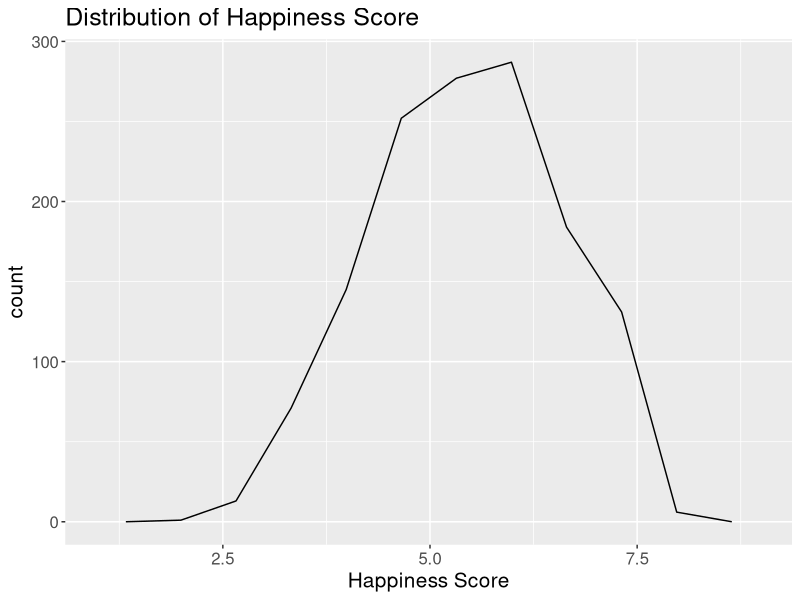
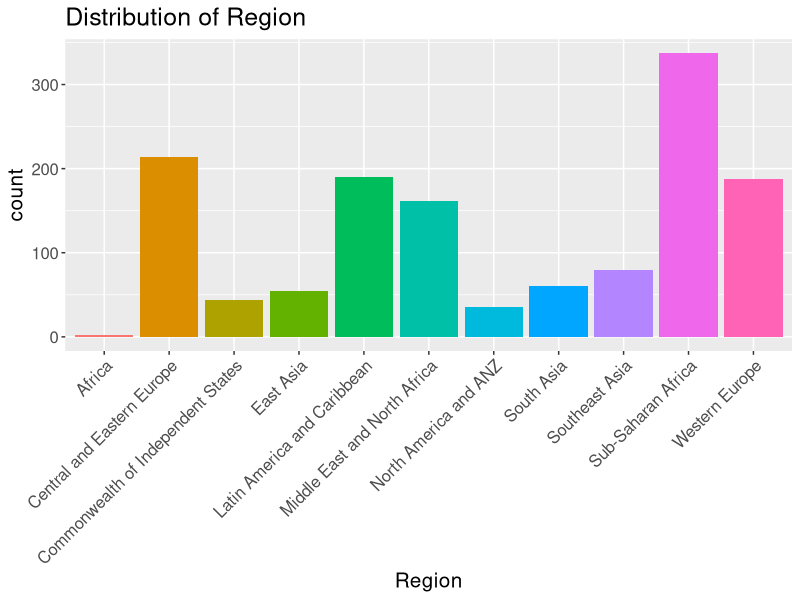
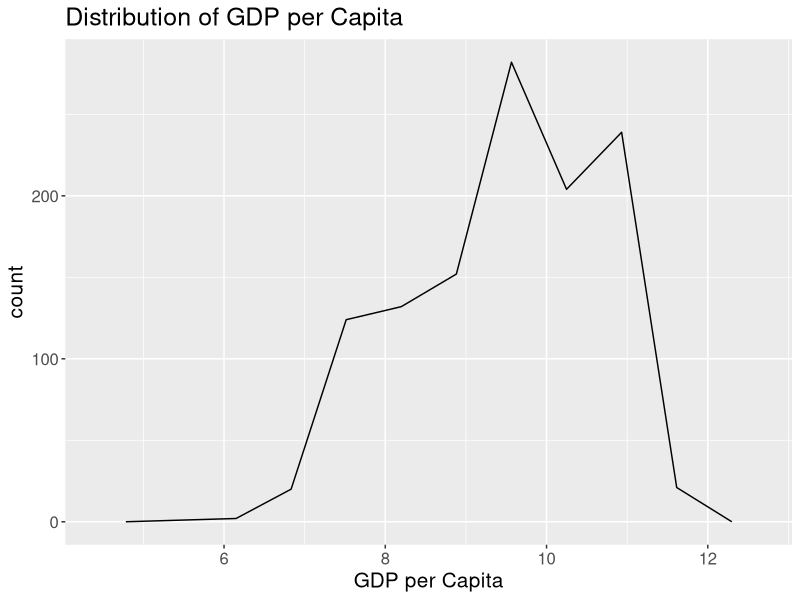
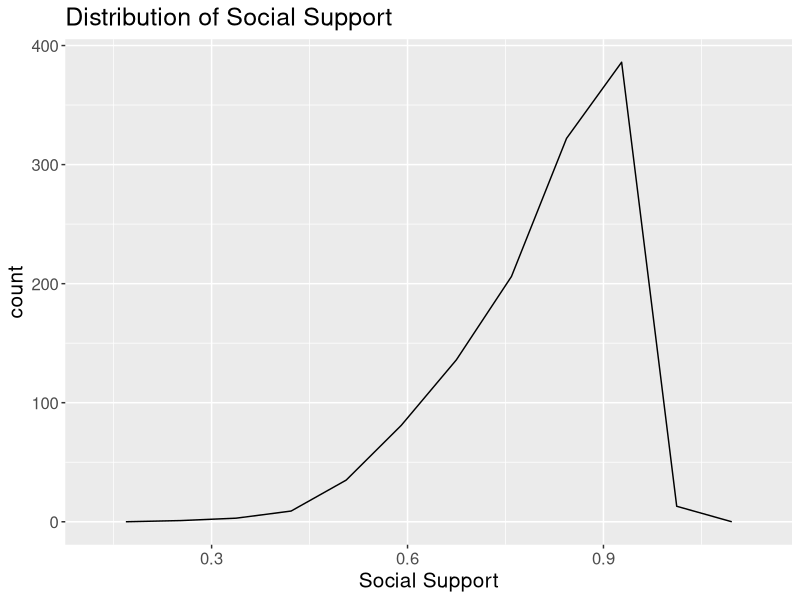
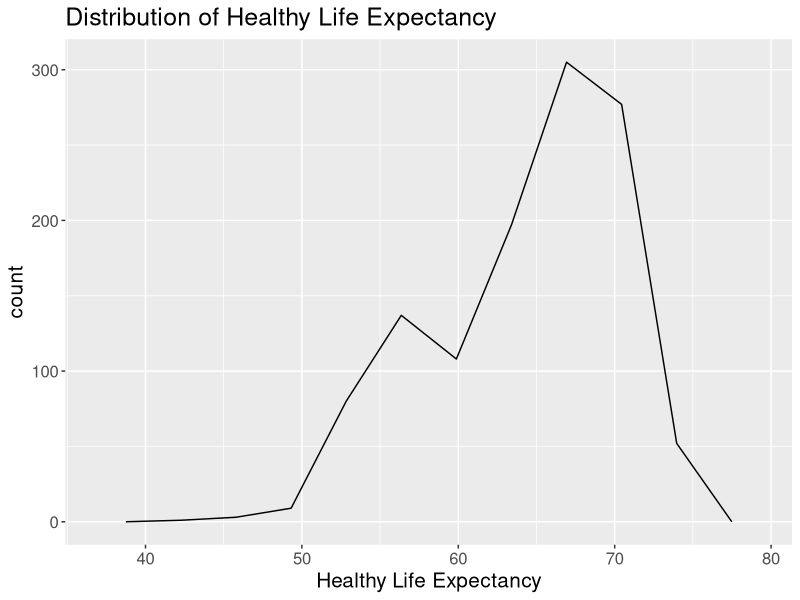
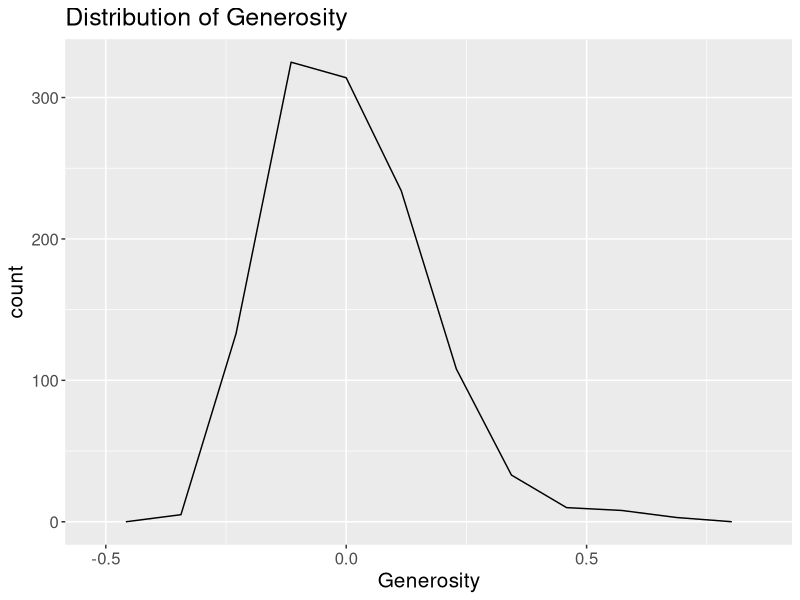
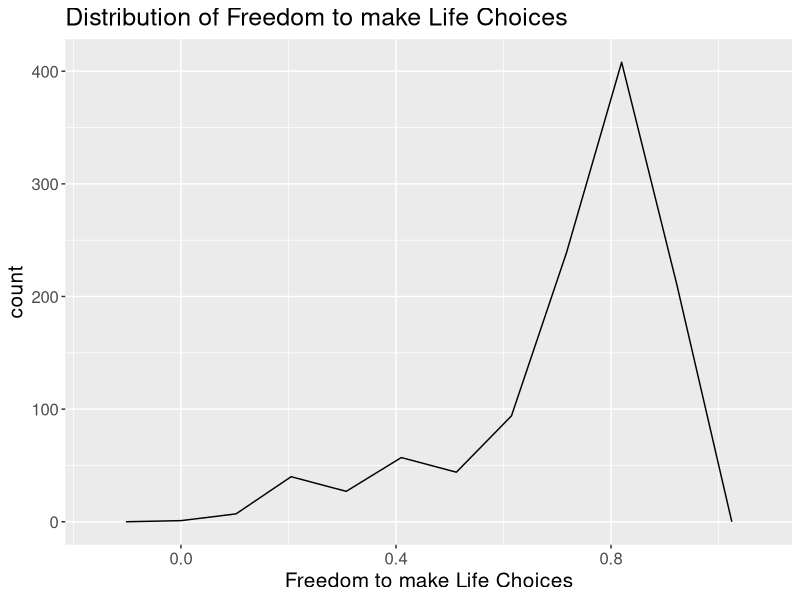
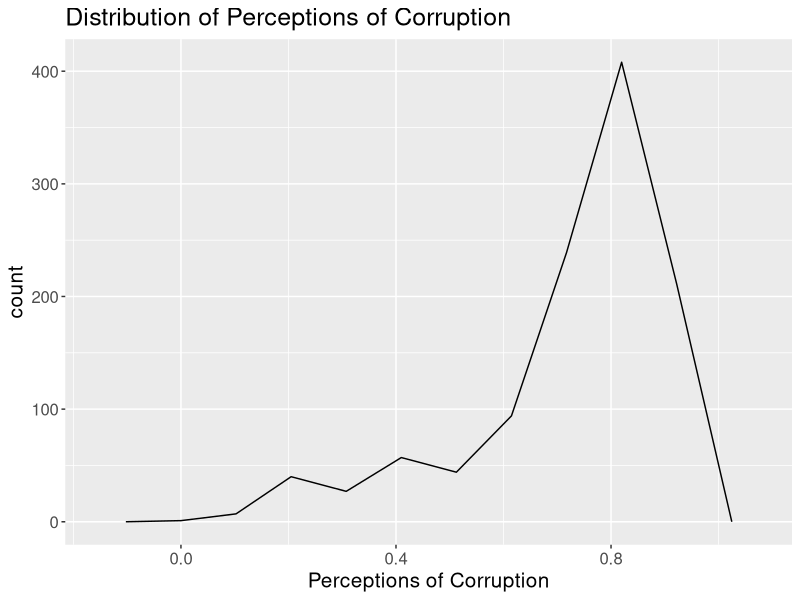

The R source for these figures, in order:
## ---- chunk 1
#| warning: false
#| echo: false
#| output: false

# loading needed libraries
library(here)
library(tidyverse)
library(GGally)
library(grid)
library(randomForest)
library(readxl)
## ---- chunk 2
#| warning: false
#| echo: false
# loading the needed data
whr <- read.csv(here::here("Data/WHR_AllYears.csv"))

# fix data type of perception of corruption
whr$perceptions_of_corruption <- as.numeric(whr$perceptions_of_corruption)

whr_exp <- read_excel(here::here("Data/2024_Yearly_Expectations.xls"))

whr_exp <- whr_exp %>% rename(country = "Country name")

# match explaining data with whr data
matched_data <- whr_exp %>%
  inner_join(whr, by = c("year", "country"))

# only keep unscaled data
matched_data <- matched_data[,1:11]

colnames(matched_data) <- c("country", "year", "life_ladder", "log_gdp_per_capita",
                            "social_support","healthy_life_expectancy_at_birth",
                            "freedom_to_make_life_choices", "generosity",
                            "perceptions_of_corruption", "positive_affect",
                            "negative affect")
## ---- chunk 3
#| warning: false
#| echo: false
#| label: fig-distro
#| fig-cap: "Distribution graphs of the variables." 
#| fig-scap: "Distribution graphs of variables."
#| fig-subcap:
#|   - "Distribution of Happiness Score"
#|   - "Distribution of Region"
#|   - "Distribution of GDP per Capita"
#|   - "Distribution of Social Support"
#|   - "Distribution of Healthy Life Expectancy"
#|   - "Distribution of Generosity"
#|   - "Distribution of Freedom to make Life Choices"
#|   - "Distribution of Perceptions of Corruption"
#|   - "Distribution of Countries per Year"
#| layout-ncol: 2

ggplot(whr, aes(x = happiness_score)) +
  geom_freqpoly(bins = 10) +
  ggtitle("Distribution of Happiness Score") +
  xlab("Happiness Score") +
  theme(text = element_text(size = 15))

ggplot(whr, aes(x = region, fill = region)) +
  geom_bar() +
  ggtitle("Distribution of Region") +
  xlab("Region") +
  theme(text = element_text(size = 15),
        axis.text.x = element_text(angle = 45, vjust = 1, hjust=1)) +
  guides(fill="none")

ggplot(matched_data, aes(x = log_gdp_per_capita)) +
  geom_freqpoly(bins = 10) +
  ggtitle("Distribution of GDP per Capita") +
  xlab("GDP per Capita") +
  theme(text = element_text(size = 15))

ggplot(matched_data, aes(x = social_support)) +
  geom_freqpoly(bins = 10) +
  ggtitle("Distribution of Social Support") +
  xlab("Social Support") +
  theme(text = element_text(size = 15))

ggplot(matched_data, aes(x = healthy_life_expectancy_at_birth)) +
  geom_freqpoly(bins = 10) +
  ggtitle("Distribution of Healthy Life Expectancy") +
  xlab("Healthy Life Expectancy") +
  theme(text = element_text(size = 15))

ggplot(matched_data, aes(x = generosity)) +
  geom_freqpoly(bins = 10) +
  ggtitle("Distribution of Generosity") +
  xlab("Generosity") +
  theme(text = element_text(size = 15))

ggplot(matched_data, aes(x = perceptions_of_corruption)) +
  geom_freqpoly(bins = 10) +
  ggtitle("Distribution of Freedom to make Life Choices") +
  xlab("Freedom to make Life Choices") +
  theme(text = element_text(size = 15))

ggplot(matched_data, aes(x = perceptions_of_corruption)) +
  geom_freqpoly(bins = 10) +
  ggtitle("Distribution of Perceptions of Corruption") +
  xlab("Perceptions of Corruption") +
  theme(text = element_text(size = 15))

ggplot(whr, aes(x = year, fill = as.factor(year))) +
  geom_bar() +
  ggtitle("Distribution of Countries per Year") +
  xlab("Year") +
  theme(text = element_text(size = 15),
        axis.text.x = element_text(angle = 45, vjust = 1, hjust=1)) +
  guides(fill="none")
